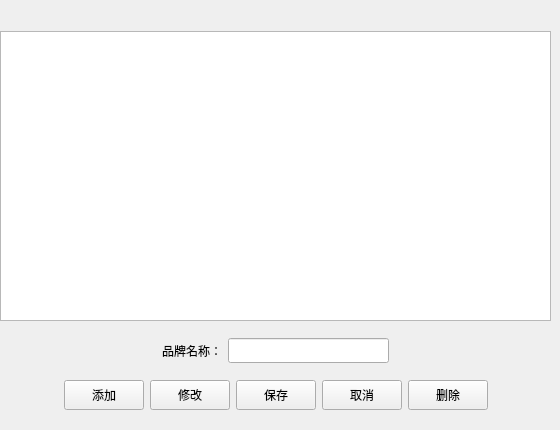
         <widget class="QWidget" name="Brand_page">
          <widget class="QWidget" name="layoutWidget">
           <property name="geometry">
            <rect>
             <x>0</x>
             <y>20</y>
             <width>551</width>
             <height>401</height>
            </rect>
           </property>
           <layout class="QVBoxLayout" name="verticalLayout_3">
            <item>
             <widget class="QTableView" name="Brand_tableView">
              <property name="sizePolicy">
               <sizepolicy hsizetype="Expanding" vsizetype="Maximum">
                <horstretch>0</horstretch>
                <verstretch>0</verstretch>
               </sizepolicy>
              </property>
              <property name="minimumSize">
               <size>
                <width>0</width>
                <height>290</height>
               </size>
              </property>
             </widget>
            </item>
            <item>
             <layout class="QHBoxLayout" name="horizontalLayout_4">
              <item>
               <spacer name="horizontalSpacer_5">
                <property name="orientation">
                 <enum>Qt::Horizontal</enum>
                </property>
                <property name="sizeHint" stdset="0">
                 <size>
                  <width>40</width>
                  <height>20</height>
                 </size>
                </property>
               </spacer>
              </item>
              <item>
               <widget class="QLabel" name="label_2">
                <property name="styleSheet">
                 <string notr="true">background:transparent</string>
                </property>
                <property name="text">
                 <string>品牌名称：</string>
                </property>
               </widget>
              </item>
              <item>
               <widget class="QLineEdit" name="letBrandName">
                <property name="minimumSize">
                 <size>
                  <width>0</width>
                  <height>25</height>
                 </size>
                </property>
                <property name="styleSheet">
                 <string notr="true"/>
                </property>
               </widget>
              </item>
              <item>
               <spacer name="horizontalSpacer_6">
                <property name="orientation">
                 <enum>Qt::Horizontal</enum>
                </property>
                <property name="sizeHint" stdset="0">
                 <size>
                  <width>40</width>
                  <height>20</height>
                 </size>
                </property>
               </spacer>
              </item>
             </layout>
            </item>
            <item>
             <layout class="QHBoxLayout" name="horizontalLayout_6">
              <item>
               <spacer name="horizontalSpacer_7">
                <property name="orientation">
                 <enum>Qt::Horizontal</enum>
                </property>
                <property name="sizeHint" stdset="0">
                 <size>
                  <width>40</width>
                  <height>20</height>
                 </size>
                </property>
               </spacer>
              </item>
              <item>
               <layout class="QHBoxLayout" name="horizontalLayout_5">
                <item>
                 <widget class="QPushButton" name="pbnBrandAdd">
                  <property name="minimumSize">
                   <size>
                    <width>0</width>
                    <height>30</height>
                   </size>
                  </property>
                  <property name="styleSheet">
                   <string notr="true"/>
                  </property>
                  <property name="text">
                   <string>添加</string>
                  </property>
                 </widget>
                </item>
                <item>
                 <widget class="QPushButton" name="pbnBrandModify">
                  <property name="minimumSize">
                   <size>
                    <width>0</width>
                    <height>30</height>
                   </size>
                  </property>
                  <property name="styleSheet">
                   <string notr="true"/>
                  </property>
                  <property name="text">
                   <string>修改</string>
                  </property>
                 </widget>
                </item>
                <item>
                 <widget class="QPushButton" name="pbnBrandSave">
                  <property name="minimumSize">
                   <size>
                    <width>0</width>
                    <height>30</height>
                   </size>
                  </property>
                  <property name="styleSheet">
                   <string notr="true"/>
                  </property>
                  <property name="text">
                   <string>保存</string>
                  </property>
                 </widget>
                </item>
                <item>
                 <widget class="QPushButton" name="pbnBrandCancel">
                  <property name="minimumSize">
                   <size>
                    <width>0</width>
                    <height>30</height>
                   </size>
                  </property>
                  <property name="styleSheet">
                   <string notr="true"/>
                  </property>
                  <property name="text">
                   <string>取消</string>
                  </property>
                 </widget>
                </item>
                <item>
                 <widget class="QPushButton" name="pbnBrandDelete">
                  <property name="minimumSize">
                   <size>
                    <width>0</width>
                    <height>30</height>
                   </size>
                  </property>
                  <property name="styleSheet">
                   <string notr="true"/>
                  </property>
                  <property name="text">
                   <string>删除</string>
                  </property>
                 </widget>
                </item>
               </layout>
              </item>
              <item>
               <spacer name="horizontalSpacer_8">
                <property name="orientation">
                 <enum>Qt::Horizontal</enum>
                </property>
                <property name="sizeHint" stdset="0">
                 <size>
                  <width>40</width>
                  <height>20</height>
                 </size>
                </property>
               </spacer>
              </item>
             </layout>
            </item>
           </layout>
          </widget>
         </widget>
